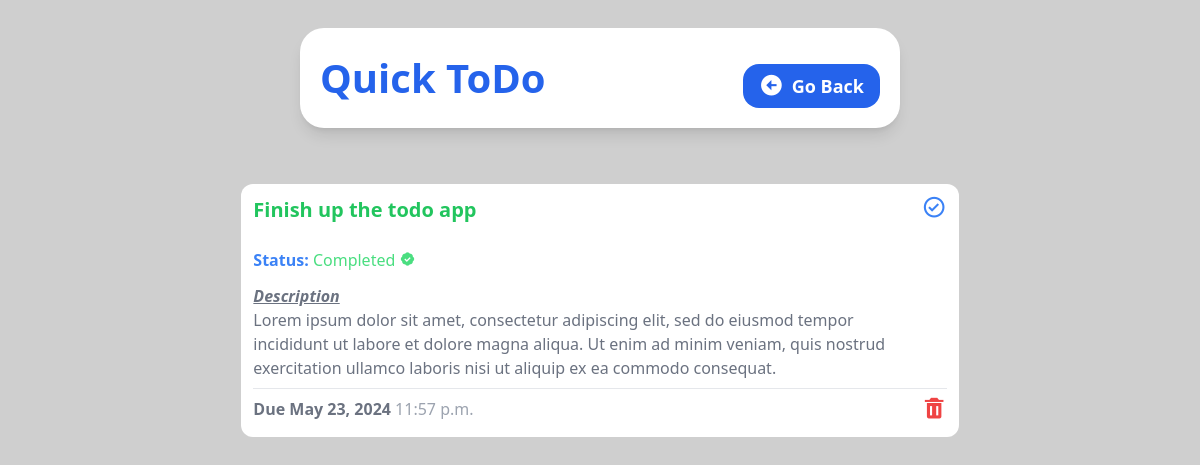
/task_detail/4, run on the app's committed database.
### tasks/models.py (models this page shows, shortened)
class Task(models.Model):
    title = models.CharField(max_length=50)
    description = models.TextField(null=True,blank=True)
    due_date = models.DateField()
    due_time = models.TimeField()
    completed = models.BooleanField(default=False)

### tasks/views.py (the view)
# urls.py: path('task_detail/<str:task_id>', views.task_detail, name='task_detail'),
def task_detail(request,task_id):
    task = Task.objects.get(id = task_id)
    return render(request,'task_detail.html',{'task':task})

### tasks/templates/task_detail.html (shortened to what this page needs)
{% load static %}
<!DOCTYPE html>
<html lang="en">
  <head>
    <link
      href="https://unpkg.com/boxicons@2.1.4/css/boxicons.min.css"
      rel="stylesheet"
    />
    <link rel="stylesheet" href="{% static 'style.css' %}" />
  </head>
  <body
    class="bg-[#cfcfcf] flex flex-col items-center justify-center gap-4 h-screen"
  >
    <header
      class="bg-white shadow-lg w-10/12 h-auto rounded-3xl flex flex-col sm:flex-row justify-between items-center p-5 m-7 md:w-3/6"
    >
      <h1 class="text-blue-600 font-bold text-[40px]">Quick ToDo</h1>
      <a
        class="bg-blue-600 py-2 px-4 text-white font-semibold rounded-2xl text-lg mt-4 flex items-center gap-2"
        href="{%url 'home' %}"
      >
        <i class="bx bxs-left-arrow-circle bx-sm"></i> Go Back
      </a>
    </header>
    <section
      class="flex flex-1 flex-wrap justify-center gap-3 bg-[#fff0] w-10/12 md:w-11/12 h-full mb-3 rounded-2xl p-3 overflow-y-auto scrollbar-hide"
    >
      <div class="w-full md:w-4/6 flex flex-col bg-white h-fit rounded-xl p-3">
        <div class="flex flex-row justify-between">
          <div>
            <h1 class="text-green-500 font-semibold text-xl">
              {{task.title}}
            </h1>
            <br />
            <h2 class="text-blue-500 font-bold">
              Status:
              {% if task.completed %}
              <span class="font-medium text-green-400"
                >Completed <i class="bx bxs-badge-check"></i
              ></span>
              {% else %}
              <span class="font-medium text-red-400"
              > Not Completed<i class="bx bxs-sad"></i
            ></span>
            {% endif %}
            </h2>
            <h2 class="text-gray-500 font-bold italic underline mt-3">
              Description
            </h2>
            <p class="text-gray-500 text-md">
              {{task.description}}
            </p>
          </div>
          <a href="">
            <i class="bx bx-check-circle bx-sm text-blue-500"></i>
          </a>
        </div>
        <hr class="border-t border-gray-200 my-2" />
        <div class="flex flex-row justify-between">
          <h2 class="text-gray-500 font-bold">
            Due {{task.due_date}} <span class="font-medium text-gray-400">{{task.due_time}}</span>
          </h2>
          <a href="{%url 'delete_task' task.id %}">
            <i class="bx bxs-trash bx-sm text-red-500"></i>
          </a>
        </div>
      </div>
    </section>
  </body>
</html>

### tasks/static/style.css (style rules this page uses)
html { line-height: 1.5; -webkit-text-size-adjust: 100%; -moz-tab-size: 4; -o-tab-size: 4; tab-size: 4; font-family: ui-sans-serif, system-ui, -apple-system, BlinkMacSystemFont, "Segoe UI", Roboto, "Helvetica Neue", Arial, "Noto Sans", sans-serif, "Apple Color Emoji", "Segoe UI Emoji", "Segoe UI Symbol", "Noto Color Emoji"; font-feature-settings: normal; font-variation-settings: normal; }
body { margin: 0; line-height: inherit; }
hr { height: 0; color: inherit; border-top-width: 1px; }
h1, h2, h3, h4, h5, h6 { font-size: inherit; font-weight: inherit; }
a { color: inherit; text-decoration: inherit; }
blockquote, dl, dd, h1, h2, h3, h4, h5, h6, hr, figure, p, pre { margin: 0; }
.m-7 { margin: 1.75rem; }
.my-2 { margin-top: 0.5rem; margin-bottom: 0.5rem; }
.mb-3 { margin-bottom: 0.75rem; }
.mt-3 { margin-top: 0.75rem; }
.mt-4 { margin-top: 1rem; }
.flex { display: flex; }
.h-auto { height: auto; }
.h-fit { height: -moz-fit-content; height: fit-content; }
.h-full { height: 100%; }
.h-screen { height: 100vh; }
.w-10\/12 { width: 83.333333%; }
.w-full { width: 100%; }
.flex-1 { flex: 1 1 0%; }
.flex-row { flex-direction: row; }
.flex-col { flex-direction: column; }
.flex-wrap { flex-wrap: wrap; }
.items-center { align-items: center; }
.justify-center { justify-content: center; }
.justify-between { justify-content: space-between; }
.gap-2 { gap: 0.5rem; }
.gap-3 { gap: 0.75rem; }
.gap-4 { gap: 1rem; }
.overflow-y-auto { overflow-y: auto; }
.rounded-2xl { border-radius: 1rem; }
.rounded-3xl { border-radius: 1.5rem; }
.rounded-xl { border-radius: 0.75rem; }
.border-t { border-top-width: 1px; }
.border-gray-200 { --tw-border-opacity: 1; border-color: rgb(229 231 235 / var(--tw-border-opacity)); }
.bg-\[\#cfcfcf\] { --tw-bg-opacity: 1; background-color: rgb(207 207 207 / var(--tw-bg-opacity)); }
.bg-\[\#fff0\] { background-color: #fff0; }
.bg-blue-600 { --tw-bg-opacity: 1; background-color: rgb(37 99 235 / var(--tw-bg-opacity)); }
.bg-white { --tw-bg-opacity: 1; background-color: rgb(255 255 255 / var(--tw-bg-opacity)); }
.p-3 { padding: 0.75rem; }
.p-5 { padding: 1.25rem; }
.px-4 { padding-left: 1rem; padding-right: 1rem; }
.py-2 { padding-top: 0.5rem; padding-bottom: 0.5rem; }
.text-\[40px\] { font-size: 40px; }
.text-lg { font-size: 1.125rem; line-height: 1.75rem; }
.text-xl { font-size: 1.25rem; line-height: 1.75rem; }
.font-bold { font-weight: 700; }
.font-medium { font-weight: 500; }
.font-semibold { font-weight: 600; }
.italic { font-style: italic; }
.text-blue-500 { --tw-text-opacity: 1; color: rgb(59 130 246 / var(--tw-text-opacity)); }
.text-blue-600 { --tw-text-opacity: 1; color: rgb(37 99 235 / var(--tw-text-opacity)); }
.text-gray-400 { --tw-text-opacity: 1; color: rgb(156 163 175 / var(--tw-text-opacity)); }
.text-gray-500 { --tw-text-opacity: 1; color: rgb(107 114 128 / var(--tw-text-opacity)); }
.text-green-400 { --tw-text-opacity: 1; color: rgb(74 222 128 / var(--tw-text-opacity)); }
.text-green-500 { --tw-text-opacity: 1; color: rgb(34 197 94 / var(--tw-text-opacity)); }
.text-red-500 { --tw-text-opacity: 1; color: rgb(239 68 68 / var(--tw-text-opacity)); }
.text-white { --tw-text-opacity: 1; color: rgb(255 255 255 / var(--tw-text-opacity)); }
.underline { text-decoration-line: underline; }
.shadow-lg { --tw-shadow: 0 10px 15px -3px rgb(0 0 0 / 0.1), 0 4px 6px -4px rgb(0 0 0 / 0.1); --tw-shadow-colored: 0 10px 15px -3px var(--tw-shadow-color), 0 4px 6px -4px var(--tw-shadow-color); box-shadow: var(--tw-ring-offset-shadow, 0 0 #0000), var(--tw-ring-shadow, 0 0 #0000), var(--tw-shadow); }
@media (min-width: 640px) { .sm\:flex-row { flex-direction: row; } }
@media (min-width: 768px) { .md\:w-11\/12 { width: 91.666667%; } }
@media (min-width: 768px) { .md\:w-3\/6 { width: 50%; } }
@media (min-width: 768px) { .md\:w-4\/6 { width: 66.666667%; } }

### data on the page
Task: title "Finish up the todo app", description "Lorem ipsum dolor sit amet, consectetur adipiscing elit, sed do eiusmod tempor incididunt ut labore et dolore magna aliqua. Ut enim ad minim veniam, quis nostrud exercitation ullamco laboris nisi ut aliquip ex ea commodo consequat.", due_date "May 23, 2024", due_time "11:57 p.m."
